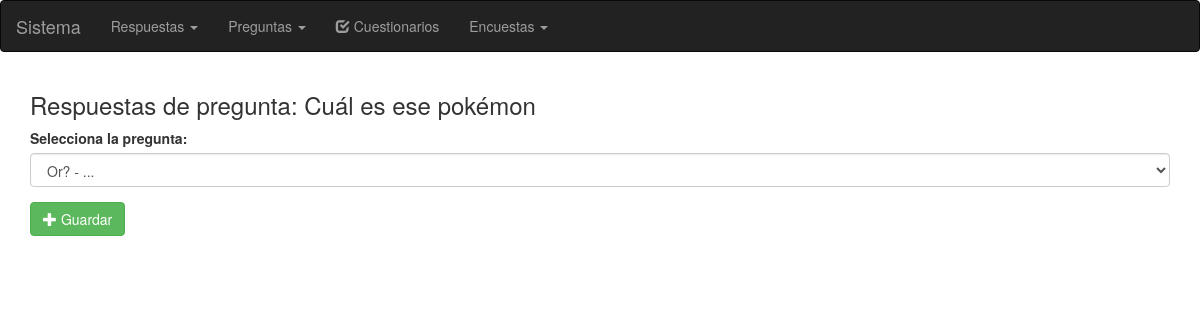
Screenshot of /cuestionario/agregarpregunta/1 with the database file from the repository.
### tables this page shows
CREATE TABLE IF NOT EXISTS `cuestionario` (
`idCuestionario` int(11) NOT NULL,
  `nombreCuestionario` varchar(600) NOT NULL
);

CREATE TABLE IF NOT EXISTS `pregunta` (
`idPregunta` int(11) NOT NULL,
  `nombreCortoPregunta` varchar(200) NOT NULL,
  `descripcionPregunta` varchar(4000) NOT NULL
);

### application/controllers/cuestionario.php (called while the page is built, shortened)
<?php if ( ! defined('BASEPATH')) exit('No direct script access allowed');
class Cuestionario extends CI_Controller {
    function __construct() {
        $this->load->helper('url');
        $this->load->helper('form');
        $this->load->model('modelo_cuestionario');
    }
    function agregarPregunta(){
        $this->load->model('modelo_pregunta');
        $idCuestionario = $this->uri->segment(3);
        $cuestionario = $this->modelo_cuestionario->obtener($idCuestionario);
        $preguntas = $this->modelo_pregunta->obtenerPreguntas();
        $data = array('id' => $idCuestionario, 'cuestionario' => $cuestionario, 'preguntas' => $preguntas);
        $this->load->view('headers');
        $this->load->view('navbar');
        if ($cuestionario == false || $preguntas == false) {
            echo 'Error al consultar la base de datos';
        } else {
            $this->load->view('cuestionario/agregarPreguntaFormulario', $data);
        }
        $this->load->view('footer');
    }
}

### index.php (called while the page is built, shortened)
<?php
require_once BASEPATH.'core/CodeIgniter.php';

### application/models/modelo_cuestionario.php (called while the page is built, shortened)
<?php if ( ! defined('BASEPATH')) exit('No direct script access allowed');
class modelo_cuestionario extends CI_Model{
    function obtener($id) {
        try {
            return $this->db->get_where('cuestionario', array('idCuestionario' => $id));
        } catch (Exception $ex) {
            return false;
        }
    }
}

### application/models/modelo_pregunta.php (called while the page is built, shortened)
<?php if ( ! defined('BASEPATH')) exit ('No direct script access allowed');
class Modelo_pregunta extends CI_Model {
	function obtenerPreguntas(){
		$query = $this->db->get('pregunta');
		if($query -> num_rows() > 0) return $query;
		else return false;
	}
}
?>

### application/views/cuestionario/agregarPreguntaFormulario.php (the view)
<div class="container">
    <h3>Respuestas de pregunta: <?= $cuestionario->result()[0]->nombreCuestionario ?></h3>
<?php
    echo form_open('/cuestionario/guardarpregunta/'.$id);
    ?><div class="form-group"><?php
    echo form_label('Selecciona la pregunta:');
    $options = array();
    foreach ($preguntas->result() as $row) {
        $options[$row->idPregunta] = $row->nombreCortoPregunta . ' - ' . $row->descripcionPregunta;
    }
    echo form_dropdown('idPregunta', $options, $preguntas->result()[0]->idPregunta, 'class="form-control"');
    ?></div><?php
    ?><button type="submit" class="btn btn-success"><span class="glyphicon glyphicon-plus"></span> Guardar</button><?php
    echo form_close();
?>
</div>

### rows the page displays
cuestionario: nombreCuestionario "Cuál es ese pokémon"
pregunta: idPregunta "Or? - ..."

### other values shown
form_label('Selecciona la pregunta:') "Selecciona la pregunta:"
